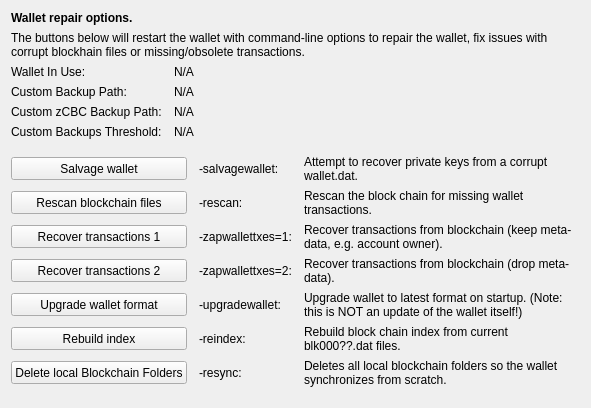
     <widget class="QWidget" name="tab_repair">
      <attribute name="title">
       <string>&amp;Wallet Repair</string>
      </attribute>
      <layout class="QGridLayout" name="gridLayout_4" columnstretch="0,0,0,0">
       <property name="horizontalSpacing">
        <number>12</number>
       </property>
       <item row="0" column="0" colspan="4">
        <widget class="QLabel" name="label_repair_header">
         <property name="font">
          <font>
           <weight>75</weight>
           <bold>true</bold>
          </font>
         </property>
         <property name="text">
          <string>Wallet repair options.</string>
         </property>
        </widget>
       </item>
       <item row="1" column="0" colspan="4">
        <widget class="QLabel" name="label_repair_helptext">
         <property name="font">
          <font>
           <weight>50</weight>
           <bold>false</bold>
          </font>
         </property>
         <property name="text">
          <string>The buttons below will restart the wallet with command-line options to repair the wallet, fix issues with corrupt blockhain files or missing/obsolete transactions.</string>
         </property>
         <property name="wordWrap">
          <bool>true</bool>
         </property>
        </widget>
       </item>
       <item row="2" column="0">
        <widget class="QLabel" name="wallet_path_label">
         <property name="text">
          <string>Wallet In Use:</string>
         </property>
        </widget>
       </item>
       <item row="2" column="1" colspan="3">
        <widget class="QLabel" name="wallet_path">
         <property name="cursor">
          <cursorShape>IBeamCursor</cursorShape>
         </property>
         <property name="text">
          <string>N/A</string>
         </property>
         <property name="textFormat">
          <enum>Qt::PlainText</enum>
         </property>
         <property name="textInteractionFlags">
          <set>Qt::LinksAccessibleByMouse|Qt::TextSelectableByKeyboard|Qt::TextSelectableByMouse</set>
         </property>
        </widget>
       </item>
       <item row="3" column="0">
        <widget class="QLabel" name="wallet_custombackuppath_label">
         <property name="text">
          <string>Custom Backup Path:</string>
         </property>
         <property name="visible">
          <bool>false</bool>
         </property>
        </widget>
       </item>
       <item row="3" column="1" colspan="3">
        <widget class="QLabel" name="wallet_custombackuppath">
         <property name="cursor">
          <cursorShape>IBeamCursor</cursorShape>
         </property>
         <property name="text">
          <string>N/A</string>
         </property>
         <property name="textFormat">
          <enum>Qt::PlainText</enum>
         </property>
         <property name="textInteractionFlags">
          <set>Qt::LinksAccessibleByMouse|Qt::TextSelectableByKeyboard|Qt::TextSelectableByMouse</set>
         </property>
         <property name="visible">
          <bool>false</bool>
         </property>
        </widget>
       </item>
       <item row="4" column="0">
        <widget class="QLabel" name="wallet_customzcbcbackuppath_label">
         <property name="text">
          <string>Custom zCBC Backup Path:</string>
         </property>
         <property name="visible">
          <bool>false</bool>
         </property>
        </widget>
       </item>
       <item row="4" column="1" colspan="3">
        <widget class="QLabel" name="wallet_customzcbcbackuppath">
         <property name="cursor">
          <cursorShape>IBeamCursor</cursorShape>
         </property>
         <property name="text">
          <string>N/A</string>
         </property>
         <property name="textFormat">
          <enum>Qt::PlainText</enum>
         </property>
         <property name="textInteractionFlags">
          <set>Qt::LinksAccessibleByMouse|Qt::TextSelectableByKeyboard|Qt::TextSelectableByMouse</set>
         </property>
         <property name="visible">
          <bool>false</bool>
         </property>
        </widget>
       </item>
       <item row="5" column="0">
        <widget class="QLabel" name="wallet_custombackupthreshold_label">
         <property name="text">
          <string>Custom Backups Threshold:</string>
         </property>
         <property name="visible">
          <bool>false</bool>
         </property>
        </widget>
       </item>
       <item row="5" column="1" colspan="3">
        <widget class="QLabel" name="wallet_custombackupthreshold">
         <property name="cursor">
          <cursorShape>IBeamCursor</cursorShape>
         </property>
         <property name="text">
          <string>N/A</string>
         </property>
         <property name="textFormat">
          <enum>Qt::PlainText</enum>
         </property>
         <property name="textInteractionFlags">
          <set>Qt::LinksAccessibleByMouse|Qt::TextSelectableByKeyboard|Qt::TextSelectableByMouse</set>
         </property>
         <property name="visible">
          <bool>false</bool>
         </property>
        </widget>
       </item>
       <item row="6" column="0">
        <spacer name="verticalSpacer_repair1">
         <property name="orientation">
          <enum>Qt::Vertical</enum>
         </property>
         <property name="sizeHint" stdset="0">
          <size>
           <width>10</width>
           <height>10</height>
          </size>
         </property>
        </spacer>
       </item>
       <item row="7" column="0" colspan="2">
        <widget class="QPushButton" name="btn_salvagewallet">
         <property name="minimumSize">
          <size>
           <width>100</width>
           <height>23</height>
          </size>
         </property>
         <property name="text">
          <string>Salvage wallet</string>
         </property>
        </widget>
       </item>
       <item row="7" column="2">
        <widget class="QLabel" name="label_repair_salvage_command">
         <property name="text">
          <string notr="true">-salvagewallet:</string>
         </property>
        </widget>
       </item>
       <item row="7" column="3">
        <widget class="QLabel" name="label_repair_salvage">
         <property name="text">
          <string>Attempt to recover private keys from a corrupt wallet.dat.</string>
         </property>
         <property name="wordWrap">
          <bool>true</bool>
         </property>
        </widget>
       </item>
       <item row="8" column="0" colspan="2">
        <widget class="QPushButton" name="btn_rescan">
         <property name="minimumSize">
          <size>
           <width>100</width>
           <height>23</height>
          </size>
         </property>
         <property name="text">
          <string>Rescan blockchain files</string>
         </property>
        </widget>
       </item>
       <item row="8" column="2">
        <widget class="QLabel" name="label_repair_rescan_command">
         <property name="text">
          <string notr="true">-rescan:</string>
         </property>
        </widget>
       </item>
       <item row="8" column="3">
        <widget class="QLabel" name="label_repair_rescan">
         <property name="text">
          <string>Rescan the block chain for missing wallet transactions.</string>
         </property>
         <property name="wordWrap">
          <bool>true</bool>
         </property>
        </widget>
       </item>
       <item row="9" column="0" colspan="2">
        <widget class="QPushButton" name="btn_zapwallettxes1">
         <property name="minimumSize">
          <size>
           <width>100</width>
           <height>23</height>
          </size>
         </property>
         <property name="text">
          <string>Recover transactions 1</string>
         </property>
        </widget>
       </item>
       <item row="9" column="2">
        <widget class="QLabel" name="label_repair_zap1_command">
         <property name="text">
          <string notr="true">-zapwallettxes=1:</string>
         </property>
        </widget>
       </item>
       <item row="9" column="3">
        <widget class="QLabel" name="label_repair_zap1">
         <property name="text">
          <string>Recover transactions from blockchain (keep meta-data, e.g. account owner).</string>
         </property>
         <property name="wordWrap">
          <bool>true</bool>
         </property>
        </widget>
       </item>
       <item row="10" column="0" colspan="2">
        <widget class="QPushButton" name="btn_zapwallettxes2">
         <property name="minimumSize">
          <size>
           <width>100</width>
           <height>23</height>
          </size>
         </property>
         <property name="text">
          <string>Recover transactions 2</string>
         </property>
        </widget>
       </item>
       <item row="10" column="2">
        <widget class="QLabel" name="label_repair_zap2_command">
         <property name="text">
          <string notr="true">-zapwallettxes=2:</string>
         </property>
        </widget>
       </item>
       <item row="10" column="3">
        <widget class="QLabel" name="label_repair_zap2">
         <property name="text">
          <string>Recover transactions from blockchain (drop meta-data).</string>
         </property>
         <property name="wordWrap">
          <bool>true</bool>
         </property>
        </widget>
       </item>
       <item row="11" column="0" colspan="2">
        <widget class="QPushButton" name="btn_upgradewallet">
         <property name="minimumSize">
          <size>
           <width>100</width>
           <height>23</height>
          </size>
         </property>
         <property name="text">
          <string>Upgrade wallet format</string>
         </property>
        </widget>
       </item>
       <item row="11" column="2">
        <widget class="QLabel" name="label_repair_upgrade_command">
         <property name="text">
          <string notr="true">-upgradewallet:</string>
         </property>
        </widget>
       </item>
       <item row="11" column="3">
        <widget class="QLabel" name="label_repair_upgrade">
         <property name="text">
          <string>Upgrade wallet to latest format on startup. (Note: this is NOT an update of the wallet itself!)</string>
         </property>
         <property name="wordWrap">
          <bool>true</bool>
         </property>
        </widget>
       </item>
       <item row="12" column="0" colspan="2">
        <widget class="QPushButton" name="btn_reindex">
         <property name="minimumSize">
          <size>
           <width>100</width>
           <height>23</height>
          </size>
         </property>
         <property name="text">
          <string>Rebuild index</string>
         </property>
        </widget>
       </item>
       <item row="12" column="2">
        <widget class="QLabel" name="label_repair_reindex_command">
         <property name="text">
          <string notr="true">-reindex:</string>
         </property>
        </widget>
       </item>
       <item row="12" column="3">
        <widget class="QLabel" name="label_repair_reindex">
         <property name="text">
          <string>Rebuild block chain index from current blk000??.dat files.</string>
         </property>
         <property name="wordWrap">
          <bool>true</bool>
         </property>
        </widget>
       </item>
       <item row="13" column="0" colspan="2">
        <widget class="QPushButton" name="btn_resync">
         <property name="minimumSize">
          <size>
           <width>100</width>
           <height>23</height>
          </size>
         </property>
         <property name="text">
          <string>Delete local Blockchain Folders</string>
         </property>
        </widget>
       </item>
       <item row="13" column="2">
        <widget class="QLabel" name="label_repair_resync_command">
         <property name="text">
          <string>-resync:</string>
         </property>
        </widget>
       </item>
       <item row="13" column="3">
        <widget class="QLabel" name="label_repair_resync">
         <property name="text">
          <string>Deletes all local blockchain folders so the wallet synchronizes from scratch.</string>
         </property>
         <property name="wordWrap">
          <bool>true</bool>
         </property>
        </widget>
       </item>
       <item row="14" column="0">
        <spacer name="verticalSpacer_repair2">
         <property name="orientation">
          <enum>Qt::Vertical</enum>
         </property>
         <property name="sizeHint" stdset="0">
          <size>
           <width>20</width>
           <height>10</height>
          </size>
         </property>
        </spacer>
       </item>
      </layout>
     </widget>
